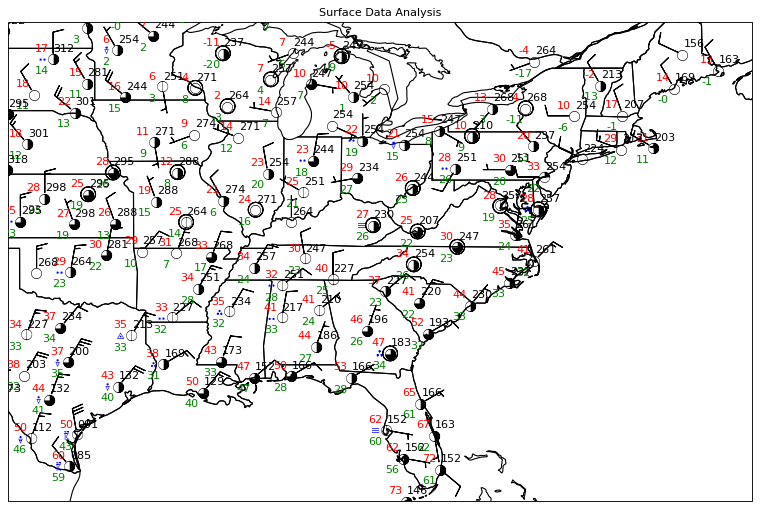

Generate this figure with Python:
from datetime import datetime, timedelta
import cartopy.crs as ccrs
import pandas as pd
from metpy.cbook import get_test_data
import metpy.plots as mpplots

data = pd.read_csv(get_test_data('SFC_obs.csv', as_file_obj=False),
                   infer_datetime_format=True, parse_dates=['valid'])

obs = mpplots.PlotObs()
obs.data = data
obs.time = datetime(1993, 3, 12, 13)
obs.time_window = timedelta(minutes=15)
obs.level = None
obs.fields = ['tmpf', 'dwpf', 'emsl', 'cloud_cover', 'wxsym']
obs.locations = ['NW', 'SW', 'NE', 'C', 'W']
obs.colors = ['red', 'green', 'black', 'black', 'blue']
obs.formats = [None, None, lambda v: format(10 * v, '.0f')[-3:], 'sky_cover',
               'current_weather']
obs.vector_field = ('uwind', 'vwind')
obs.reduce_points = 1.5

panel = mpplots.MapPanel()
panel.layout = (1, 1, 1)
panel.area = 'east'
panel.projection = ccrs.PlateCarree()
panel.layers = ['coastline', 'borders', 'states']
panel.plots = [obs]
panel.title = 'Surface Data Analysis'

pc = mpplots.PanelContainer()
pc.size = (12, 9)
pc.panels = [panel]

pc.show()
